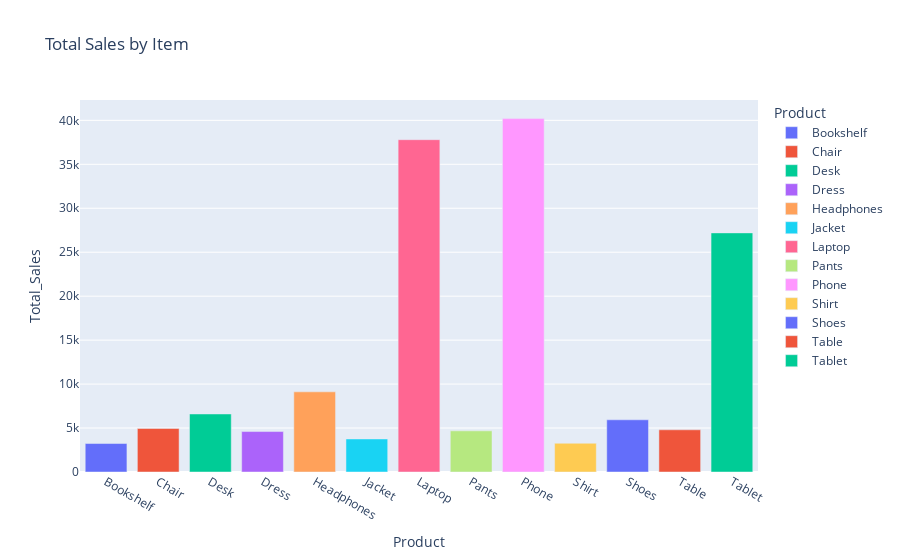

Write notebook code for a chart like this one.
### Code cell
fig = px.bar(
    sales_by_product,
    x='Product',
    y='Total_Sales',
    title='Total Sales by Item',
    color='Product',
)

fig.show()

### Figure 1 — Plotly figure (JSON) as saved in the notebook; plotly's stock layout.template omitted (floating-point values rounded to 4 significant figures)
{"data": [{"hovertemplate": "Product=%{x}<br>Total_Sales=%{y}<extra></extra>", "legendgroup": "Bookshelf", "marker": {"color": "#636efa", "pattern": {"shape": ""}}, "name": "Bookshelf", "orientation": "v", "showlegend": true, "textposition": "auto", "type": "bar", "x": ["Bookshelf"], "xaxis": "x", "y": [3240.0], "yaxis": "y"}, {"hovertemplate": "Product=%{x}<br>Total_Sales=%{y}<extra></extra>", "legendgroup": "Chair", "marker": {"color": "#EF553B", "pattern": {"shape": ""}}, "name": "Chair", "orientation": "v", "showlegend": true, "textposition": "auto", "type": "bar", "x": ["Chair"], "xaxis": "x", "y": [4950.0], "yaxis": "y"}, {"hovertemplate": "Product=%{x}<br>Total_Sales=%{y}<extra></extra>", "legendgroup": "Desk", "marker": {"color": "#00cc96", "pattern": {"shape": ""}}, "name": "Desk", "orientation": "v", "showlegend": true, "textposition": "auto", "type": "bar", "x": ["Desk"], "xaxis": "x", "y": [6600.0], "yaxis": "y"}, {"hovertemplate": "Product=%{x}<br>Total_Sales=%{y}<extra></extra>", "legendgroup": "Dress", "marker": {"color": "#ab63fa", "pattern": {"shape": ""}}, "name": "Dress", "orientation": "v", "showlegend": true, "textposition": "auto", "type": "bar", "x": ["Dress"], "xaxis": "x", "y": [4600.0], "yaxis": "y"}, {"hovertemplate": "Product=%{x}<br>Total_Sales=%{y}<extra></extra>", "legendgroup": "Headphones", "marker": {"color": "#FFA15A", "pattern": {"shape": ""}}, "name": "Headphones", "orientation": "v", "showlegend": true, "textposition": "auto", "type": "bar", "x": ["Headphones"], "xaxis": "x", "y": [9119.0], "yaxis": "y"}, {"hovertemplate": "Product=%{x}<br>Total_Sales=%{y}<extra></extra>", "legendgroup": "Jacket", "marker": {"color": "#19d3f3", "pattern": {"shape": ""}}, "name": "Jacket", "orientation": "v", "showlegend": true, "textposition": "auto", "type": "bar", "x": ["Jacket"], "xaxis": "x", "y": [3760.0], "yaxis": "y"}, {"hovertemplate": "Product=%{x}<br>Total_Sales=%{y}<extra></extra>", "legendgroup": "Laptop", "marker": {"color": "#FF6692", "pattern": {"shape": ""}}, "name": "Laptop", "orientation": "v", "showlegend": true, "textposition": "auto", "type": "bar", "x": ["Laptop"], "xaxis": "x", "y": [37800.0], "yaxis": "y"}, {"hovertemplate": "Product=%{x}<br>Total_Sales=%{y}<extra></extra>", "legendgroup": "Pants", "marker": {"color": "#B6E880", "pattern": {"shape": ""}}, "name": "Pants", "orientation": "v", "showlegend": true, "textposition": "auto", "type": "bar", "x": ["Pants"], "xaxis": "x", "y": [4679.0], "yaxis": "y"}, {"hovertemplate": "Product=%{x}<br>Total_Sales=%{y}<extra></extra>", "legendgroup": "Phone", "marker": {"color": "#FF97FF", "pattern": {"shape": ""}}, "name": "Phone", "orientation": "v", "showlegend": true, "textposition": "auto", "type": "bar", "x": ["Phone"], "xaxis": "x", "y": [40200.0], "yaxis": "y"}, {"hovertemplate": "Product=%{x}<br>Total_Sales=%{y}<extra></extra>", "legendgroup": "Shirt", "marker": {"color": "#FECB52", "pattern": {"shape": ""}}, "name": "Shirt", "orientation": "v", "showlegend": true, "textposition": "auto", "type": "bar", "x": ["Shirt"], "xaxis": "x", "y": [3269.0], "yaxis": "y"}, {"hovertemplate": "Product=%{x}<br>Total_Sales=%{y}<extra></extra>", "legendgroup": "Shoes", "marker": {"color": "#636efa", "pattern": {"shape": ""}}, "name": "Shoes", "orientation": "v", "showlegend": true, "textposition": "auto", "type": "bar", "x": ["Shoes"], "xaxis": "x", "y": [5939.0], "yaxis": "y"}, {"hovertemplate": "Product=%{x}<br>Total_Sales=%{y}<extra></extra>", "legendgroup": "Table", "marker": {"color": "#EF553B", "pattern": {"shape": ""}}, "name": "Table", "orientation": "v", "showlegend": true, "textposition": "auto", "type": "bar", "x": ["Table"], "xaxis": "x", "y": [4800.0], "yaxis": "y"}, {"hovertemplate": "Product=%{x}<br>Total_Sales=%{y}<extra></extra>", "legendgroup": "Tablet", "marker": {"color": "#00cc96", "pattern": {"shape": ""}}, "name": "Tablet", "orientation": "v", "showlegend": true, "textposition": "auto", "type": "bar", "x": ["Tablet"], "xaxis": "x", "y": [27200.0], "yaxis": "y"}], "layout": {"barmode": "relative", "legend": {"title": {"text": "Product"}, "tracegroupgap": 0}, "title": {"text": "Total Sales by Item"}, "xaxis": {"anchor": "y", "categoryarray": ["Bookshelf", "Chair", "Desk", "Dress", "Headphones", "Jacket", "Laptop", "Pants", "Phone", "Shirt", "Shoes", "Table", "Tablet"], "categoryorder": "array", "domain": [0, 1], "title": {"text": "Product"}}, "yaxis": {"anchor": "x", "domain": [0, 1], "title": {"text": "Total_Sales"}}}}
